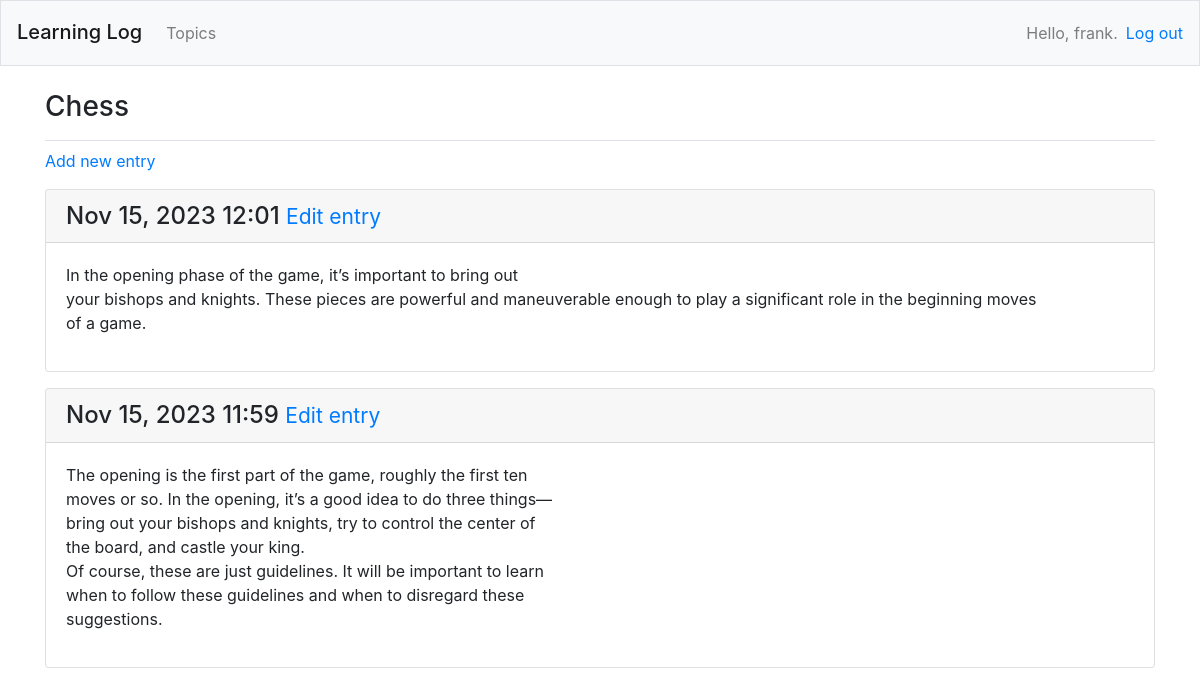
The app's page /topics/1/ (signed in), older data.
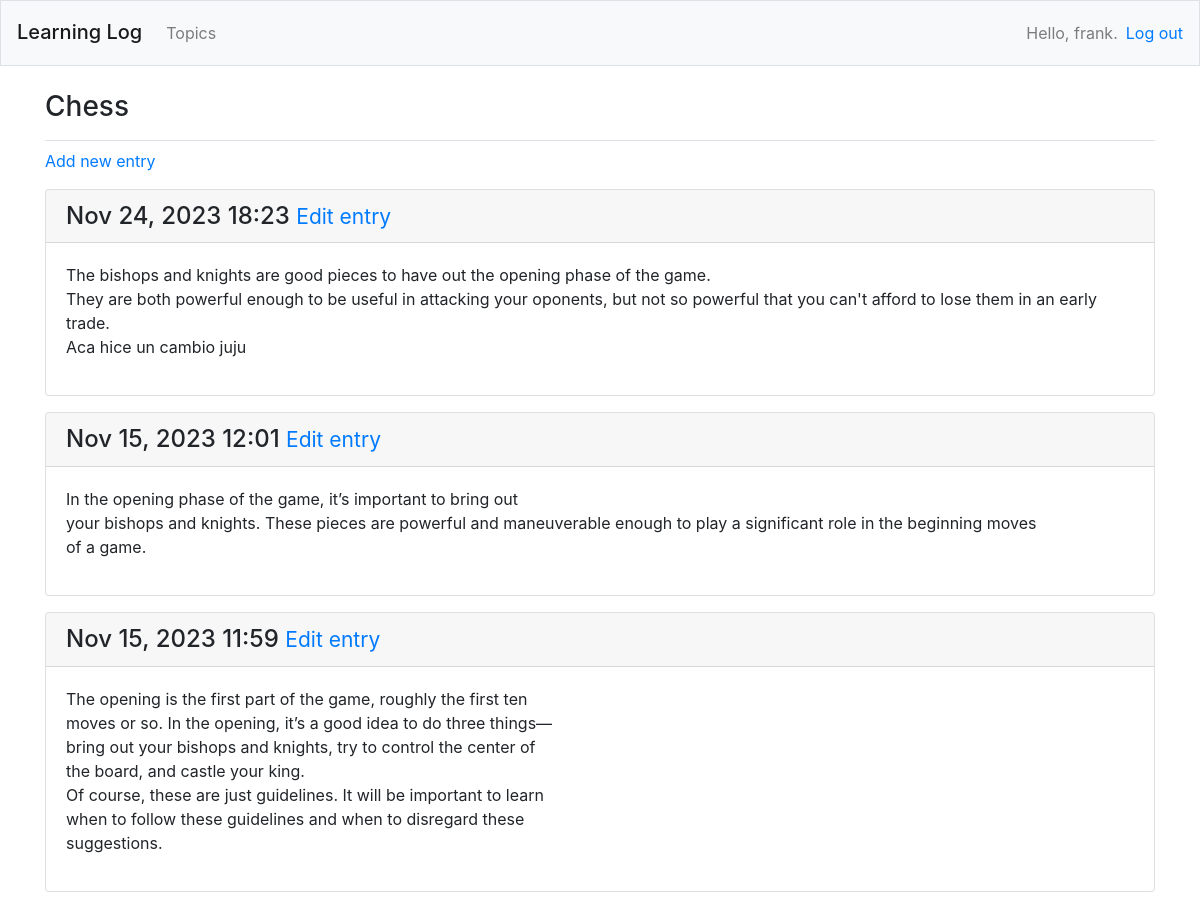
The same page, newer data.
### learning_logs/models.py (models this page shows, shortened)
class Topic(models.Model):
    text = models.CharField(max_length=200)
    date_added = models.DateTimeField(auto_now_add=True)
    owner = models.ForeignKey(User, on_delete=models.CASCADE)
    def __str__(self):
        return self.text

class Entry(models.Model):
    topic = models.ForeignKey(Topic, on_delete=models.CASCADE)
    text = models.TextField()
    date_added = models.DateTimeField(auto_now_add=True) # It allows to present entries in the order they were created
    class Meta:
        verbose_name_plural = "entries"

### learning_logs/views.py (the view)
# urls.py: path('topics/<int:topic_id>/', views.topic, name = 'topic'), # /<int:topic_id>/ captures a numerical value and assigns it to the variable topic_id.
@login_required
def topic(request, topic_id): # accepts the value captured by the expression /<int:topic_id>/ .
    topic = Topic.objects.get(id = topic_id)
    if topic.owner != request.user:
        raise Http404
    entries = topic.entry_set.order_by('-date_added') # the '-' sorts the results in reverse order.
    context = {'topic':topic , 'entries':entries}
    return render(request, 'learning_logs/topic.html', context)

### learning_logs/templates/learning_logs/topic.html
{% extends 'learning_logs/base.html' %}
{% block page_header %}
  <h3>{{ topic }}</h3>
{% endblock page_header %}
{% block content %}
  <p>
    <a href="{% url 'learning_logs:new_entry' topic.id %}">Add new entry</a>
  </p>
  {% for entry in entries %}
    <div class="card mb-3">
      <h4 class="card-header">
        {{ entry.date_added|date:'M d, Y H:i' }}
        <small>
          <a href="{% url 'learning_logs:edit_entry' entry.id %}">Edit entry</a>
        </small>
      </h4>
      <div class="card-body">
        {{ entry.text|linebreaks}}
      </div>
    </div>
  {% empty %}
    <p> There are no entries for this topic yet. </p>
  {% endfor %}
{% endblock content %}

### learning_logs/templates/learning_logs/base.html (shortened to what this page needs)
{% load bootstrap4 %}
<!DOCTYPE html>
<html lang="en">
<head>
  {% bootstrap_css %}
</head>
<body>
  <nav class="navbar navbar-expand-md navbar-light bg-light mb-4 border">
    <h2><a class="navbar-brand" href="{% url 'learning_logs:index' %}"> Learning Log </a></h2>
    <div class="collapse navbar-collapse" id="navbarCollapse">
      <ul class="navbar-nav mr-auto">
        <li class="nav-item">
          <a class="nav-link" href="{% url 'learning_logs:topics' %}"> Topics </a>
        </li>
      </ul>
      <ul class="navbar-nav ml-auto">
        {% if user.is_authenticated %}
          <li class="navbar-item pr-2">
            <span class="navbar-text"}">Hello, {{ user.username }}.</span>
          </li>
          <li class="navbar-item pt-2">
            <a class="navbar-link" href="{% url 'users:logout' %}">Log out</a>
          </li>
        {% endif %}
      </ul>
    </div>
  </nav>
  <main role="main" class="container">
    <div class="pb-2 mb-2 border-bottom">
      {% block page_header %} {% endblock page_header %}
    </div>
    <div>
      {% block content %} {% endblock content %}
    </div>
  </main>
</body>
</html>

Row changes from the older to the newer data that the page shows:
added Entry: date_added "Nov 24, 2023 18:23", text "The bishops and knights are good pieces to have out the opening phase of the game. They are both powerful enough to be useful in attacking your oponents, but not so powerful that you can't afford to lose them in an early trade. Aca hice un cambio juju"
